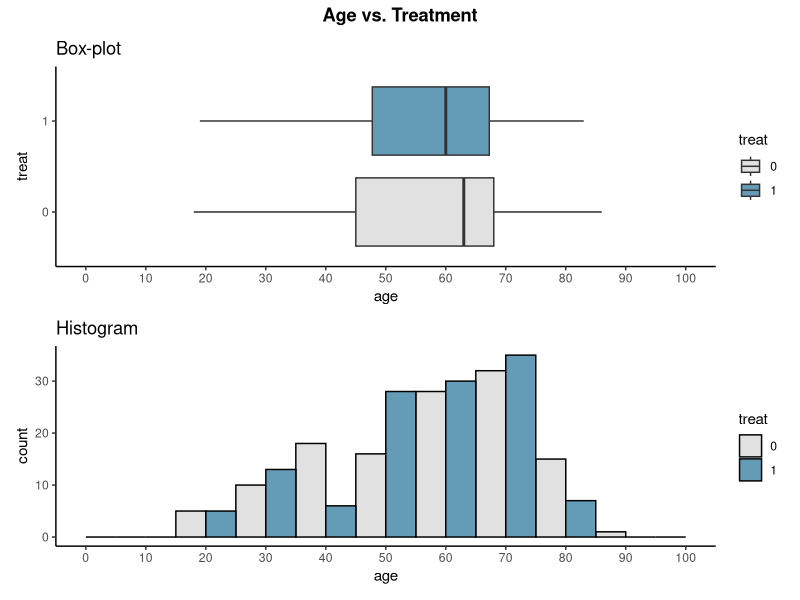
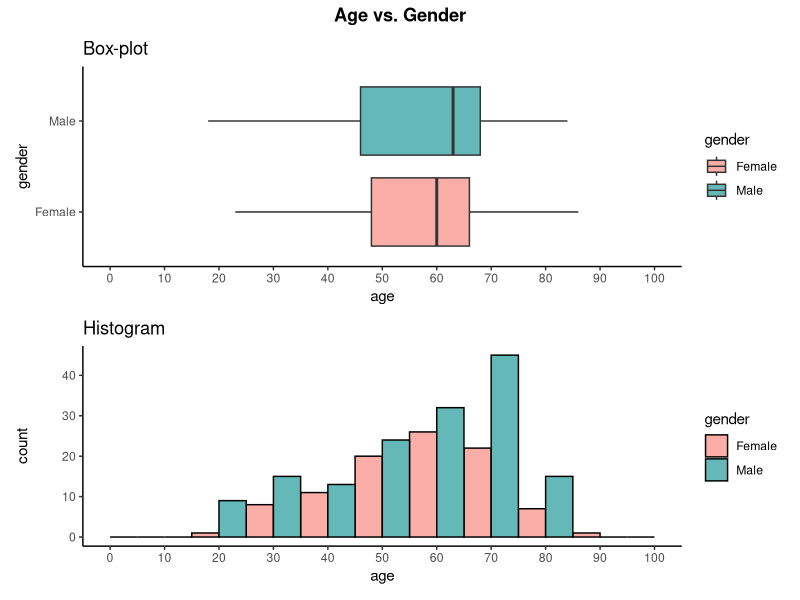
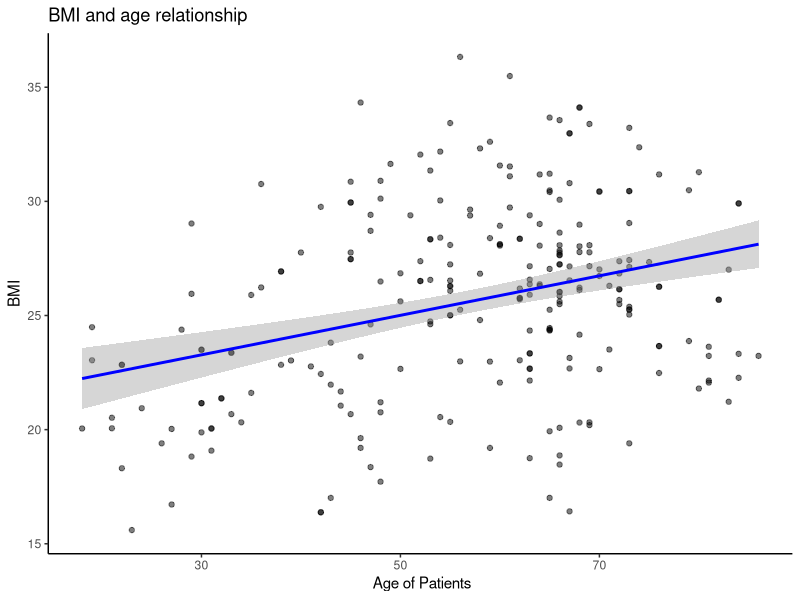

These figures' R source, in order:
#   T Are there any correlated measurements?
#   K Does the preoperative pain change with age of the patients?
#   T Do BMI and age have a linear relationship?

#Load libraries
library(here)
library(tidyverse)
library(ggplot2)
library(patchwork)

data <- read.csv2(here("DATA", "clean_data.csv"))

#----- Does the age distribution depend on `treat`? --------------------------------------

# Set 'treat' as factor
data$treat <- factor(data$treat)

# Boxplot Age vs. Treat 
boxplot_treat <- ggplot(data, aes(x = treat, y = age, fill = treat)) +
  geom_boxplot() +
  scale_fill_manual(values = c("0" = "#E1E1E1", "1" = "#649CB8")) +
  scale_y_continuous(breaks = c(0, 10, 20, 30, 40, 50, 60, 70, 80, 90, 100), limits = c(0, 100)) +
  labs(title = "Box-plot") +
  theme_classic() +
  coord_flip()  

# Histogram Age vs. Treat 
histogram_treat <- ggplot(data, aes(y = age, fill = treat)) +
  geom_histogram(binwidth = 10, position = "dodge", color = "black") +
  scale_fill_manual(values = c("0" = "#E1E1E1", "1" = "#649CB8")) +
  scale_y_continuous(breaks = c(0, 10, 20, 30, 40, 50, 60, 70, 80, 90, 100), limits = c(0, 100)) +
  labs(title = "Histogram") +
  theme_classic() +
  coord_flip()  

# Combine plots 
Age_vs_treat_plot <- (boxplot_treat / histogram_treat) + 
  plot_annotation(
    title = "Age vs. Treatment",
    theme = theme(plot.title = element_text(hjust = 0.5, face = "bold"))
  )
Age_vs_treat_plot

#----- Does the age distribution of the patients depend on their sex (`gender`)?--------

# Boxplot: Age vs. Gender
boxplot_gender <- ggplot(data, aes(x = gender, y = age, fill = gender)) +
  geom_boxplot() +
  scale_fill_manual(values = c("Female" = "#FBADA7", "Male" = "#64B8B8")) +
  scale_y_continuous(breaks = c(0, 10, 20, 30, 40, 50, 60, 70, 80, 90, 100), limits = c(0, 100)) +
  labs(title = "Box-plot") +
  theme_classic() +
  coord_flip() 

# Histogram: Age vs. Gender
histogram_gender <- ggplot(data, aes(y = age, fill = gender)) +
  geom_histogram(binwidth = 10, position = "dodge", color = "black") +
  scale_fill_manual(values = c("Female" = "#FBADA7", "Male" = "#64B8B8")) +
  scale_y_continuous(breaks = c(0 ,10, 20, 30, 40, 50, 60, 70, 80, 90, 100), limits = c(0, 100)) +
  labs(title = "Histogram") +
  theme_classic() +
  coord_flip() 

# Combine plots 
Age_vs_gender_plot <- (boxplot_gender / histogram_gender)  + 
  plot_annotation(
    title = "Age vs. Gender",
    theme = theme(plot.title = element_text(hjust = 0.5, face = "bold"))
  )

# Display the plot
Age_vs_gender_plot

# ---- Do BMI and age have a linear relationship? ----

ggplot(data,aes(x=age,y=as.numeric(BMI))) +
  geom_point(alpha=0.5) + 
  geom_smooth(method="lm", color="blue",se=TRUE) + 
  labs(title="BMI and age relationship",
       x=" Age of Patients",
       y= "BMI") + 
  theme_classic()

# it appears to be a linear relationship between BMI and age. 
